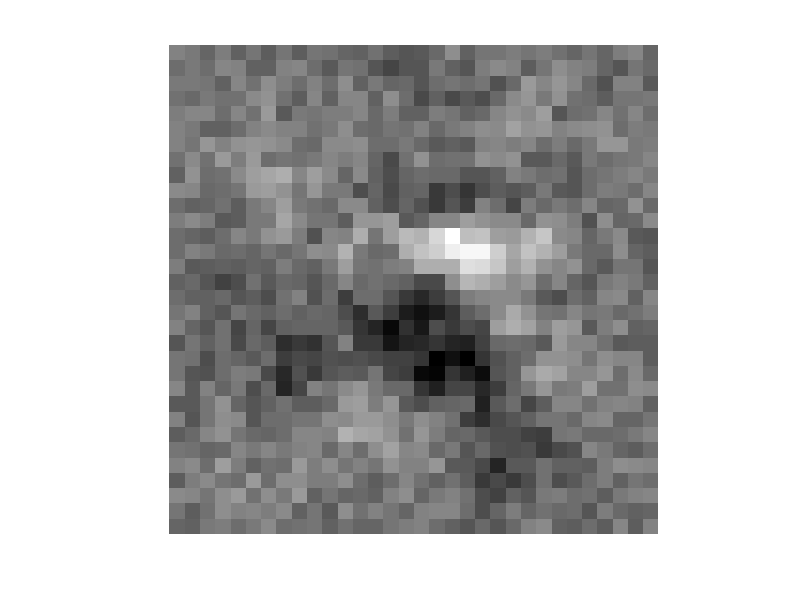

MATLAB code for this plot: (Note: this script raises an error after producing the figure.)
% Nist 26

load('nist26_model_lr01.mat')
W1 = W{1};
W1_init = -0.1 + 0.2*rand(400,1024);
W_montage = zeros(32,32,1,size(W1,1));
W_montage_init = zeros(32,32,1,size(W1,1));

for i=1:size(W1,1)
    curr_W1 = W1(i,:);
    norm_W1 = mat2gray(curr_W1);
    %norm_W1 = (curr_W1-min(curr_W1(:)))./(max(curr_W1(:))-min(curr_W1(:)));
    W_montage(:,:,1,i) = reshape(norm_W1,[32,32,1]);
    curr_W1_init = W1_init(i,:);
    norm_W1_init = mat2gray(curr_W1_init);
    %norm_W1_init = (curr_W1_init-min(curr_W1_init(:)))./(max(curr_W1_init(:))-min(curr_W1_init(:)));
    W_montage_init(:,:,1,i) = reshape(norm_W1_init,[32,32,1]);
    %W_montage_init(:,:,1,i) = reshape(W1_init(i,:),[32,32,1]);
end
montage(W_montage)
montage(W_montage_init)
imshow(W_montage(:,:,1,1))

% Nist 36

load('nist36_model_lr01.mat')
W1 = W{1};
W1_init = -0.1 + 0.2*rand(size(W1));
W_montage = zeros(32,32,1,size(W1,1));
W_montage_init = zeros(32,32,1,size(W1,1));

for i=1:size(W1,1)
    curr_W1 = W1(i,:);
    norm_W1 = mat2gray(curr_W1);
    %norm_W1 = (curr_W1-min(curr_W1(:)))./(max(curr_W1(:))-min(curr_W1(:)));
    W_montage(:,:,1,i) = reshape(norm_W1,[32,32,1]);
    curr_W1_init = W1_init(i,:);
    norm_W1_init = mat2gray(curr_W1_init);
    %norm_W1_init = (curr_W1_init-min(curr_W1_init(:)))./(max(curr_W1_init(:))-min(curr_W1_init(:)));
    W_montage_init(:,:,1,i) = reshape(norm_W1_init,[32,32,1]);
    %W_montage_init(:,:,1,i) = reshape(W1_init(i,:),[32,32,1]);
end
montage(W_montage)
montage(W_montage_init)
imshow(W_montage(:,:,1,1))
